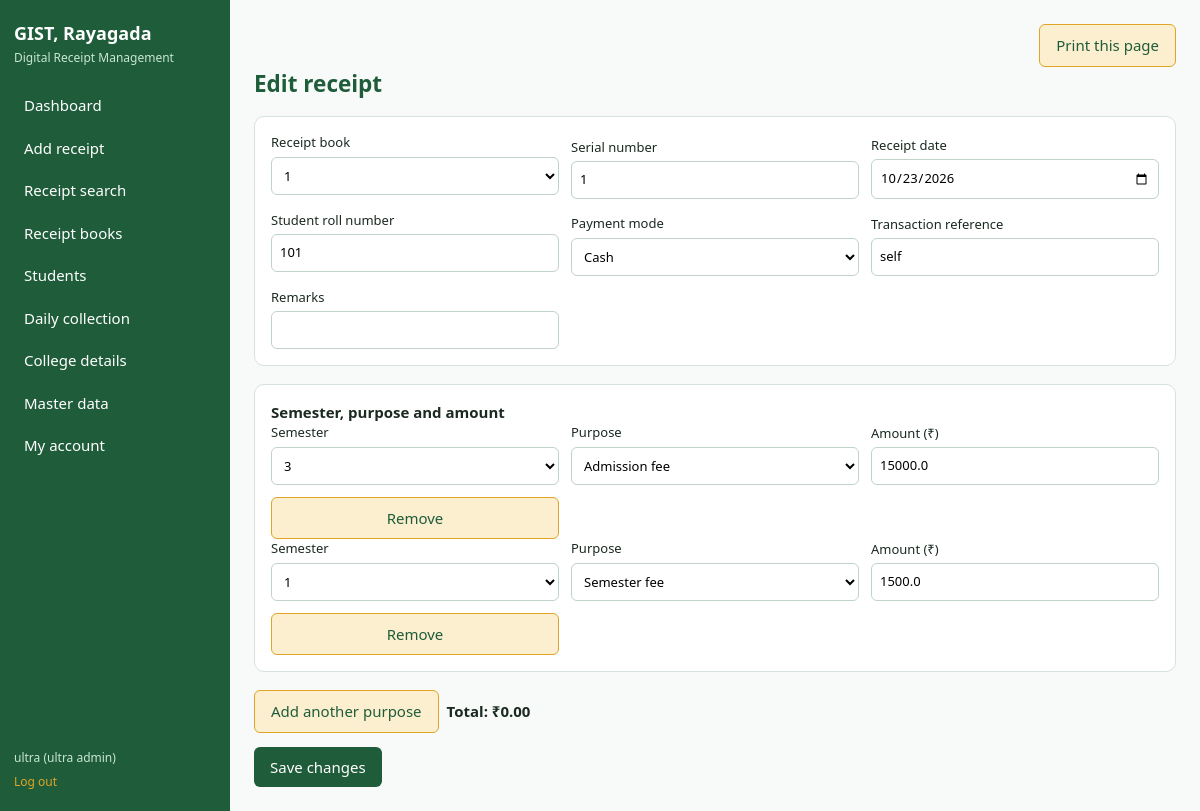
/receipts/1/edit (signed in), run on the app's committed database.
### tables this page shows
CREATE TABLE settings(key TEXT PRIMARY KEY, value TEXT);

CREATE TABLE users(id INTEGER PRIMARY KEY, username TEXT UNIQUE NOT NULL, password_hash TEXT NOT NULL, email TEXT, role TEXT NOT NULL CHECK(role IN ('superadmin','admin','accountant','staff','principal')), active INTEGER NOT NULL DEFAULT 1);

CREATE TABLE receipts(id INTEGER PRIMARY KEY, book_id INTEGER NOT NULL REFERENCES receipt_books(id), serial_no INTEGER NOT NULL, student_id INTEGER NOT NULL REFERENCES students(id), receipt_date TEXT NOT NULL, entry_ts TEXT NOT NULL, amount REAL NOT NULL CHECK(amount>0), pay_mode TEXT NOT NULL, txn_ref TEXT, remarks TEXT, status TEXT NOT NULL DEFAULT 'Issued', cancel_reason TEXT, entered_by INTEGER NOT NULL REFERENCES users(id), UNIQUE(book_id, serial_no));

CREATE TABLE students(id INTEGER PRIMARY KEY, roll_no TEXT UNIQUE NOT NULL, name TEXT NOT NULL, course TEXT, branch TEXT, acad_session TEXT);

CREATE TABLE receipt_items(id INTEGER PRIMARY KEY, receipt_id INTEGER NOT NULL REFERENCES receipts(id) ON DELETE CASCADE, category_id INTEGER NOT NULL REFERENCES fee_categories(id), semester TEXT, amount REAL NOT NULL CHECK(amount>0));

### app.py (the view, shortened to what this page needs)
@app.route("/receipts/new", methods=["GET", "POST"])
@app.route("/receipts/<int:rid>/edit", methods=["GET", "POST"])
@access(*ENTRY)
def receipt_save(rid=None):
    c = db()
    if rid and session["role"] != "superadmin":
        abort(403)
    old = c.execute(BASE_SQL + " WHERE r.id=?", (rid,)).fetchone() if rid else None
    if rid and not old:
        abort(404)
    books_ = c.execute("SELECT * FROM receipt_books WHERE status='In use' OR id=? ORDER BY book_no", (old["book_id"] if old else 0,)).fetchall()
    cats = c.execute("SELECT * FROM fee_categories ORDER BY id").fetchall()
    sems = [r["name"] for r in c.execute("SELECT name FROM semesters ORDER BY id")]
    if request.method == "GET":
        f = dict(old) if old else {}
        items = [{"cat": r["category_id"], "sem": r["semester"] or "", "amt": r["amount"]} for r in c.execute(
            "SELECT * FROM receipt_items WHERE receipt_id=? ORDER BY id", (rid,))] if rid else [{"cat": "", "sem": "", "amt": ""}]
    return render_template("receipt_form.html", books=books_, cats=cats, modes=modes(), today=date.today().isoformat(),
                           f=f, items=items, edit=bool(old), sems=sems)

### app.py (called while the page is built)
def db():
    if "db" not in g:
        g.db = sqlite3.connect(DB)
        g.db.row_factory = sqlite3.Row
        g.db.execute("PRAGMA foreign_keys=ON")
    return g.db

def access(*roles):
    def deco(f):
        @wraps(f)
        def wrapper(*a, **k):
            if "uid" not in session:
                return redirect(url_for("login"))
            if roles and session["role"] != "superadmin" and session["role"] not in roles:
                abort(403)
            return f(*a, **k)
        return wrapper
    return deco

@app.context_processor
def inject():
    c = db()
    return dict(college={r["key"]: r["value"] for r in c.execute("SELECT * FROM settings")},
                qrs=c.execute("SELECT * FROM qr_codes ORDER BY id").fetchall())

def modes():
    return [r["name"] for r in db().execute("SELECT name FROM pay_modes ORDER BY id")]

### templates/receipt_form.html
{% extends "base.html" %}{% block title %}{{ 'Edit' if edit else 'Add' }} receipt{% endblock %}{% block body %}<h2>{{ 'Edit receipt' if edit else 'Add receipt' }}</h2>
<form method="post">
<div class="panel grid">
<label>Receipt book<select name="book_id" id="book" required>{% for b in books %}<option value="{{ b.id }}" data-r="{{ b.serial_from|serial }} to {{ b.serial_to|serial }}" {{ 'selected' if f.get('book_id')|string==b.id|string }}>{{ b.book_no }}</option>{% endfor %}</select><small id="range"></small></label>
<label>Serial number<input type="number" name="serial_no" min="1" value="{{ f.get('serial_no','') }}" required></label>
<label>Receipt date<input type="date" name="receipt_date" value="{{ f.get('receipt_date') or today }}" required></label>
<label>Student roll number<input name="roll_no" id="roll" value="{{ f.get('roll_no','') }}" required><small id="stu"></small></label>
<label>Payment mode<select name="pay_mode">{% for m in modes %}<option {{ 'selected' if f.get('pay_mode')==m }}>{{ m }}</option>{% endfor %}</select></label>
<label>Transaction reference<input name="txn_ref" value="{{ f.get('txn_ref') or '' }}"></label>
<label>Remarks<input name="remarks" value="{{ f.get('remarks') or '' }}"></label></div>
<div class="panel" id="items"><strong>Semester, purpose and amount</strong>
{% for it in items %}<div class="grid item"><label>Semester<select name="item_semester"><option value="">Not applicable</option>{% for s in sems %}<option {{ 'selected' if it.sem==s }}>{{ s }}</option>{% endfor %}</select></label>
<label>Purpose<select name="category_id">{% for k in cats %}<option value="{{ k.id }}" {{ 'selected' if it.cat|string==k.id|string }}>{{ k.name }}</option>{% endfor %}</select></label>
<label>Amount (₹)<input type="number" name="item_amount" step="0.01" min="0.01" value="{{ it.amt }}" required></label>
<button type="button" class="btn alt rm">Remove</button></div>{% endfor %}</div>
<div class="bar"><button type="button" class="btn alt" id="addrow">Add another purpose</button><strong>Total: ₹<span id="total">0.00</span></strong></div>
<button>{{ 'Save changes' if edit else 'Save receipt' }}</button></form>
{% if not books %}<p>Register a receipt book first (Receipt books menu).</p>{% endif %}{% endblock %}

### templates/base.html (shortened to what this page needs)
<!doctype html><html lang="en"><head><meta charset="utf-8"><meta name="viewport" content="width=device-width,initial-scale=1">
<title>{% block title %}Dashboard{% endblock %} | Receipts</title><link rel="stylesheet" href="{{ url_for('static', filename='style.css') }}">
</head><body>
{% if session.uid %}
<aside class="side"><h1>{{ college.get('name') or 'GIST, Rayagada' }}</h1><p>Digital Receipt Management</p>
<nav>
<a href="{{ url_for('dashboard') }}">Dashboard</a>
{% if session.role != 'principal' %}<a href="{{ url_for('receipt_save') }}">Add receipt</a>{% endif %}
<a href="{{ url_for('search') }}">Receipt search</a>
{% if has('admin','accountant') %}<a href="{{ url_for('books') }}">Receipt books</a>{% endif %}
{% if session.role != 'principal' %}<a href="{{ url_for('students') }}">Students</a>{% endif %}
<a href="{{ url_for('daily') }}">Daily collection</a>
{% if has('admin') %}<a href="{{ url_for('college_page') }}">College details</a>{% endif %}
{% if has() %}<a href="{{ url_for('master') }}">Master data</a>{% endif %}
<a href="{{ url_for('account') }}">My account</a>
</nav><div class="who">{{ session.user }} ({{ 'ultra admin' if session.role == 'superadmin' else session.role }})<a href="{{ url_for('logout') }}">Log out</a></div></aside>
{% endif %}
<main>
{% block ph %}{% if session.uid %}
<div class="noprint" style="text-align:right"><button class="btn alt" onclick="window.print()">Print this page</button></div>{% endif %}{% endblock %}
{% block body %}{% endblock %}
</main><script src="{{ url_for('static', filename='app.js') }}"></script></body></html>

### static/style.css (style rules this page uses)
:root { --forest:#1F5C3A;--forest-d:#174a2e;--mint:#E4F3EA;--mint-d:#C9E6D5;--amber-l:#FCEFCF;--amber:#E0A526;--bg:#F7FAF8;--ink:#1B2A21;--red:#B3402F;--line:#D5E3DA }
* { box-sizing:border-box }
body { margin:0;display:flex;min-height:100vh;background:var(--bg);color:var(--ink);font:15px/1.5 "Segoe UI",system-ui,sans-serif }
.side { width:230px;background:var(--forest);color:#fff;padding:20px 14px;display:flex;flex-direction:column;flex-shrink:0 }
.side h1 { font-size:18px;margin:0 }
.side p { margin:2px 0 18px;font-size:12px;color:var(--mint-d) }
.side nav { display:flex;flex-direction:column;gap:2px;flex:1 }
.side a { color:#fff;text-decoration:none;padding:9px 10px;border-radius:6px }
.who { font-size:12px;color:var(--mint-d) }
.who a { display:block;padding:6px 0 0;color:var(--amber) }
main { flex:1;padding:24px;max-width:1100px;min-width:0 }
h2 { margin:0 0 16px;color:var(--forest) }
.panel { background:#fff;border:1px solid var(--line);border-radius:10px;padding:16px;margin-bottom:18px }
.grid { display:grid;grid-template-columns:repeat(auto-fit,minmax(220px,1fr));gap:12px;align-items:end }
label { display:flex;flex-direction:column;font-size:13px;gap:4px }
input,select,textarea { padding:8px;border:1px solid #BFD3C6;border-radius:6px;font:inherit;background:#fff }
button,.btn { background:var(--forest);color:#fff;border:0;border-radius:6px;padding:9px 16px;font:inherit;cursor:pointer;text-decoration:none;display:inline-block }
.btn.alt { background:var(--amber-l);color:var(--forest);border:1px solid var(--amber) }
.bar { display:flex;gap:8px;margin:14px 0;flex-wrap:wrap;align-items:center }

### data on the page
settings: value "GIST, Rayagada"
users: user "ultra"
receipts: receipt_date "10/23/2026", txn_ref "self"
students: roll_no "101"
receipt_items: item_amount "15000.0"
receipt_items: item_amount "1500.0"

### other printed values
{{ 'ultra admin' if session.role == 'superadmin' else session.role }} "ultra admin"
{{ 'Edit receipt' if edit else 'Add receipt' }} "Edit receipt"
{{ 'Save changes' if edit else 'Save receipt' }} "Save changes"
form field book_id "1"
form field pay_mode "Cash"
form field item_semester "3"
form field category_id "Admission fee"
form field item_semester "1"
form field category_id "Semester fee"
